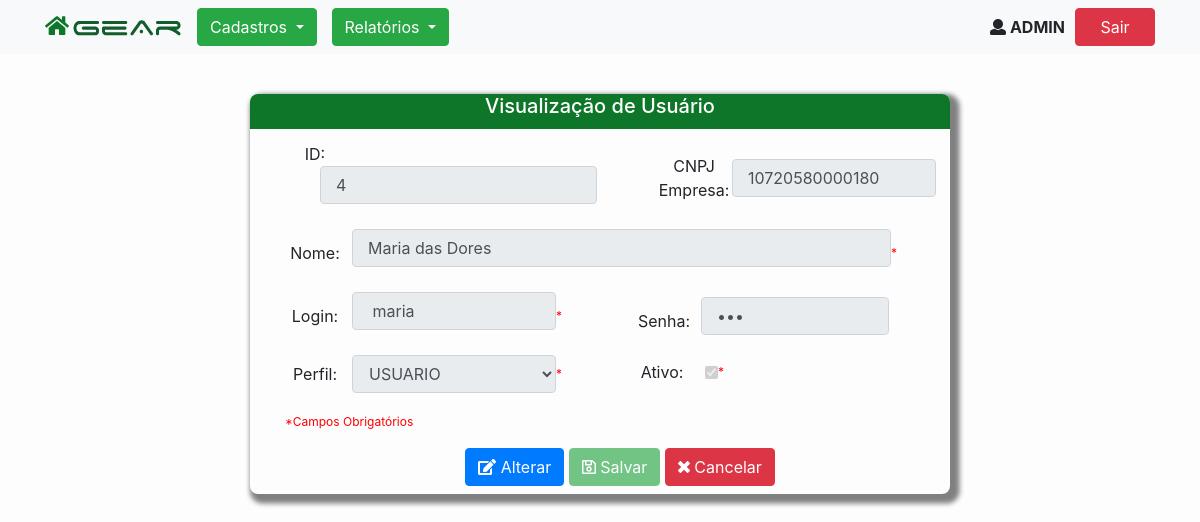
The app's page /usuario-form-visualizacao.php?id=4 (signed in), older data.
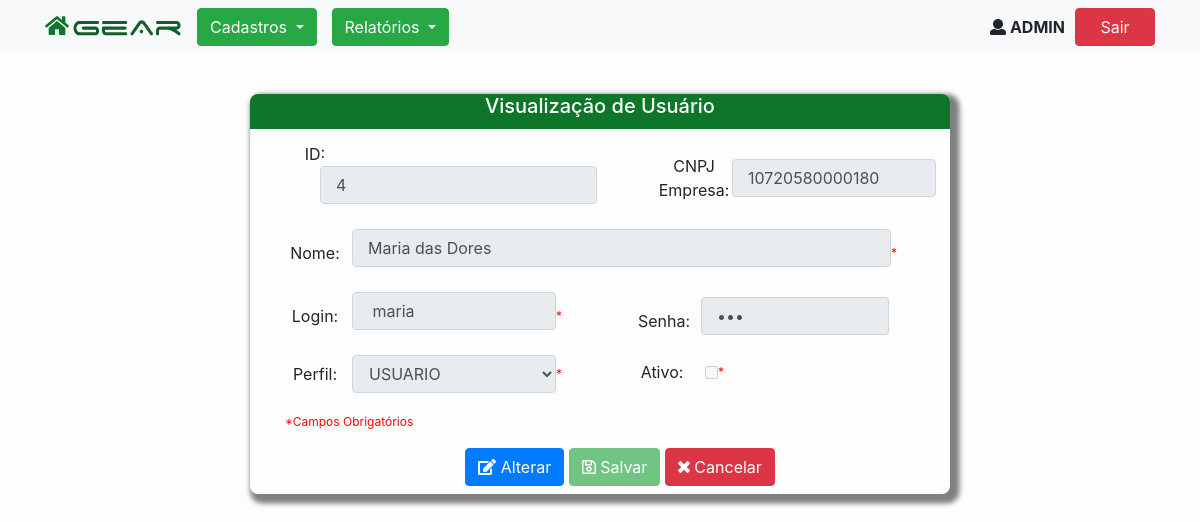
The same page, newer data.
### tables this page shows
CREATE TABLE `tb_usuario` (
  `id` int(11) NOT NULL AUTO_INCREMENT,
  `nome` varchar(60) NOT NULL,
  `login` varchar(10) NOT NULL,
  `senha` varchar(5) DEFAULT NULL,
  `perfil` enum('ADMIN','USUARIO') NOT NULL,
  `ativo` tinyint(4) NOT NULL,
  `cnpj_empresa` varchar(14) NOT NULL,
  PRIMARY KEY (`id`)
);

### UsuarioBO.php (called while the page is built, shortened)
<?php
require_once'Usuario.php';
class UsuarioBO {
    public static function findById($id){
        $cnpj = $_SESSION['login']['cnpj_empresa'];
        $sql = "SELECT id, nome, login, senha, perfil, ativo FROM tb_usuario WHERE id = :id AND cnpj_empresa = :cnpj_empresa ORDER BY nome";
        $DB = db_connect();
        $stmt = $DB->prepare($sql);
        $stmt->bindParam(':id', $id);
        $stmt->bindParam(':cnpj_empresa', $cnpj);
        $stmt->execute();
        $usuarios=$stmt->fetchAll(PDO::FETCH_CLASS, 'Usuario');
        return $usuarios[0];
    }
}

### Usuario.php (called while the page is built, shortened)
<?php
class Usuario {
    private $id;
    private $nome;
    private $login;
    private $senha;
    private $perfil;
    private $ativo;
    public function getId()
    {
        return $this->id;
    }
    public function getNome()
    {
        return $this->nome;
    }
    public function getLogin()
    {
        return $this->login;
    }
    public function getSenha()
    {
        return $this->senha;
    }
    public function getPerfil()
    {
        return $this->perfil;
    }
    public function getAtivo()
    {
        return $this->ativo;
    }
}

### helpers.php (called while the page is built, shortened)
<?php
function estaLogado()
{
    return true;
}
function adminLogado(){
    if($_SESSION['login']['admin'] == true){
        return true;
    }
    return false;
}

### usuario-form-visualizacao.php (the view, shortened to what this page needs)
<?php
include('header.php');
require ('UsuarioBO.php');
$id = $_GET['id'];
$usuario= UsuarioBO::findById($id);
?>
<div class="containerprincipal">
	<h5>Visualização de Usuário</h5>
	<form method="post" class="form-inline" role="form" action="alterar-usuario.php" id="form-usuario">
		<div class="containerc">
			<fieldset>
				<div class="form-group">
					<label for="id">ID:</label >
					<input   required maxlength="5" type="text" class="form-control" name="id" id="id" disabled value="<?= $usuario->getID()?>">
				</div>
			</div>
			<div class="containerc" style="padding-left: 69px;">
				<div class="form-group">
					<label for="cnpj">CNPJ Empresa: </label>
					<input type="text" name="ccnpj" id="cnpj" value="<?=$_SESSION['login']['cnpj_empresa']?>" readyonly="readyonly" placeholder="00.000.000/0000-00" class="form-control" maxlength="14" disabled />
				</div>
		</div>
		<div class="containern">
			<div class="form-group">
				<label for="nome">Nome:</label>
				<input type="text" name="cnome" id="nome" class="form-control"  required maxlength="60" disabled value="<?= $usuario->getNome()?>" required />
				<span class="error">
					*
				</span>
			</div>
	</div>
	<div class="containera">
		<fieldset>
			<div class="form-group">
				<label for="login">Login:</label>
				<input type="text" name="clogin" id="login" class="form-control" required maxlength="10"
				disabled value=" <?= $usuario->getLogin()?>"/>
				<span class="error">
					*
				</span>
			</div>
			<div class="form-group">
				<label for="perfil">Perfil:</label>
				<select id="perfil" class="form-control" required name="cperfil"  disabled>
					<option selected ><?= $usuario->getPerfil()?></option>
				</select>
				<span class="error">
					*
				</span>
			</div>
		</fieldset>
	</div>
	<div class="containera">
		<fieldset>
			<div class="form-group">
				<label for="senha" style="margin-left: 37px;">Senha:</label>
				<input type="password" name="csenha" id="senha-usuario" class="form-control" maxlength="5" disabled value="<?=
				$usuario->getSenha()?>" />
			</div>
			<div class="form-group">
				<label for="ativo" style="margin-left: 35px;">Ativo:</label>
				<input type="checkbox" name="cativo" id="ativo" class="form-control" <?php if($usuario->getAtivo() == 1) echo "checked"; ?>
				disabled/>
				<span class="error">
					*
				</span>
			</div>
		</fieldset>
	</div>
	<p>
		<span class="error">
			<font>
				*Campos Obrigatórios
			</font>
		</span>
	</p>
	<div class="containerb centralizar">
		<fieldset>
			<button class="btn btn-primary" id="btn-alterar"    <?php
			if(!adminLogado() && $_SESSION['login']['usuario'] != $usuario->getLogin()):
				echo "disabled" ?>" <?php echo "disabled";
				endif;?> type="submit" formaction="usuario-form-alteracao.php?id=<?=$usuario->getId()?>">
				<span>
					<i class="fas fa-edit"></i> Alterar
				</span>
			</button>
			<button type="button" class="btn btn-success" id="btn-salvar" disabled>
				<span>
					<i class="far fa-save"></i> Salvar
				</span>
			</button>
			<button  class="btn btn-danger" id="btn-cancelar" type="submit"
			onclick="return confirm('Deseja cancelar a operação?')"
			formaction="usuario-lista.php">
			<span>
				<i class="fas fa-times"></i> Cancelar
			</span>
		</button>
	</fieldset>
</div>
</form>
</div>
<?php include('footer.php')?>

Row changes from the older to the newer data that the page shows:
changed tb_usuario "Maria das Dores": ativo "☑" → "☐"
